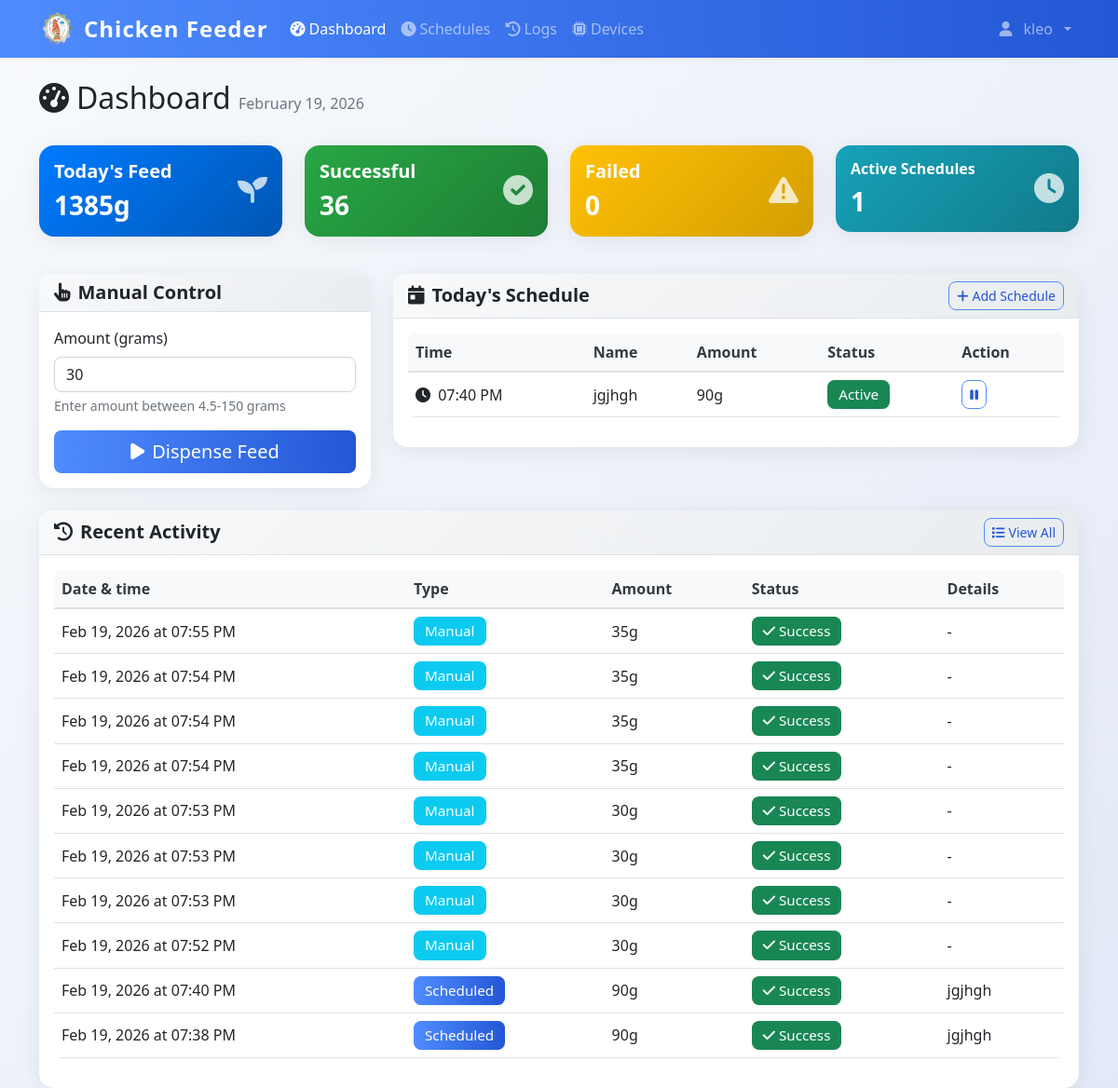
/dashboard (signed in), run on an earlier commit of the app's database.
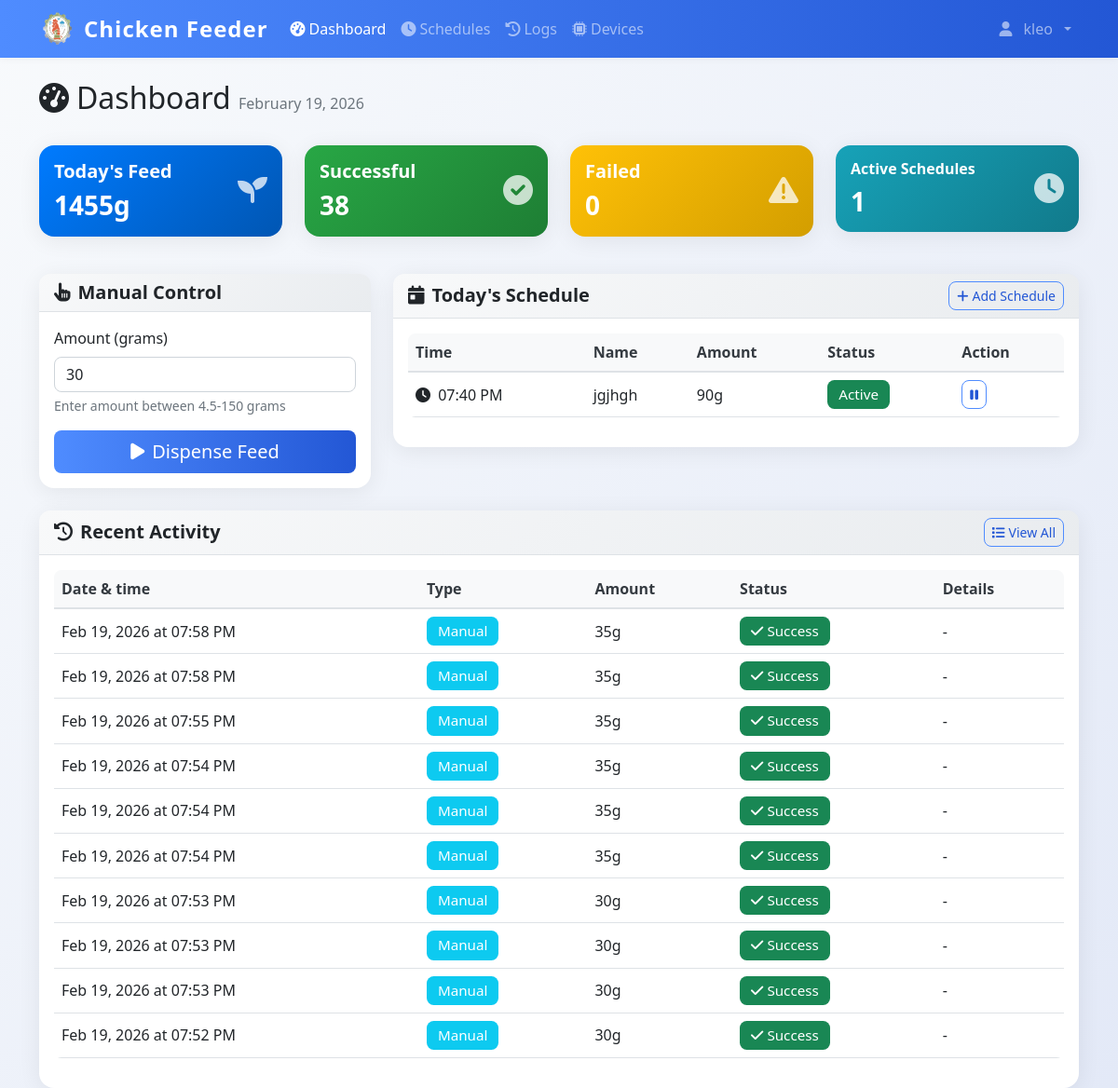
And on a later commit of the database.
### models.py (models this page shows)
class FeedSchedule(db.Model):
    id = db.Column(db.Integer, primary_key=True)
    name = db.Column(db.String(100), nullable=False)
    feed_time = db.Column(db.Time, nullable=False)
    amount_grams = db.Column(db.Integer, nullable=False)
    is_active = db.Column(db.Boolean, default=True)
    created_by = db.Column(db.Integer, db.ForeignKey('user.id'), nullable=False)
    created_at = db.Column(db.DateTime, default=datetime.now)
    user = db.relationship('User', backref=db.backref('schedules', lazy=True))

class DispenseLog(db.Model):
    id = db.Column(db.Integer, primary_key=True)
    timestamp = db.Column(db.DateTime, default=datetime.now, nullable=False)
    amount_grams = db.Column(db.Integer, nullable=False)
    trigger_type = db.Column(db.String(20), nullable=False)
    schedule_id = db.Column(db.Integer, db.ForeignKey('feed_schedule.id'), nullable=True)
    status = db.Column(db.String(20), default='success')
    error_message = db.Column(db.Text, nullable=True)
    image_path = db.Column(db.String(255), nullable=True)  # Path to captured feed image
    pellet_count = db.Column(db.Integer, nullable=True)  # Number of pellets detected in image
    grams_detected = db.Column(db.Float, nullable=True)  # Estimated grams of pellets in feeder
    grams_dispensed = db.Column(db.Integer, nullable=True)  # Actual amount dispensed by servo
    triggered_by = db.Column(db.Integer, db.ForeignKey('user.id'), nullable=True)
    schedule = db.relationship('FeedSchedule', backref=db.backref('dispense_logs', lazy=True))
    user = db.relationship('User', backref=db.backref('dispense_logs', lazy=True))

### app.py (the view)
@app.route('/dashboard', methods=['GET', 'POST'])
@login_required
def dashboard():
    from utils.model_utils import get_feed_ratio
    today_schedules = FeedSchedule.query.filter_by(created_by=current_user.id, is_active=True).order_by(FeedSchedule.feed_time).all()
    today_start = datetime.now().replace(hour=0, minute=0, second=0, microsecond=0)
    today_logs = DispenseLog.query.filter(
        DispenseLog.timestamp >= today_start,
        DispenseLog.triggered_by == current_user.id
    ).order_by(DispenseLog.timestamp.desc()).all()
    total_today = sum(log.amount_grams for log in today_logs if log.status == 'success')
    feed_config = get_feed_ratio()
    gps = feed_config.get('grams_per_second', 2.0)
    min_grams = max(1, round(0.1 * gps, 1))
    return render_template('dashboard.html',
                         schedules=today_schedules,
                         logs=today_logs,
                         total_today=total_today,
                         min_grams=min_grams)

### app.py (called while the page is built)
@login_manager.user_loader
def load_user(user_id):
    return db.session.get(User, int(user_id))

@app.context_processor
def inject_datetime():
    return {'datetime': datetime}

@app.before_request
def restrict_admin_from_user_pages():
    if current_user.is_authenticated and getattr(current_user, 'is_admin', False):
        if not request.path.startswith('/admin'):
            if not request.path.startswith('/static') and not request.path.startswith('/logout'):
                return redirect(url_for('admin.dashboard'))

### utils/model_utils.py (called while the page is built)
def get_feed_ratio():
    if not os.path.exists(CONFIG_PATH):
        return {'pellets': 150, 'grams': 6.0, 'grams_per_second': 2.0}
    with open(CONFIG_PATH, 'r') as f:
        data = json.load(f)
    if 'grams_per_second' not in data:
        data['grams_per_second'] = 2.0
    return data

### templates/dashboard.html (shortened to what the changed rows need)
{% extends "base.html" %}
{% block content %}
<div class="container mt-4">
    <div class="row mb-4">
    <div class="col">
        <h1 class="h2">
            <i class="fas fa-tachometer-alt me-2"></i>Dashboard
            <span class="text-muted fs-6">{{ datetime.now().strftime('%B %d, %Y') }}</span>
        </h1>
    </div>
</div>
<div class="row mb-4">
    <div class="col-md-3 mb-3">
        <div class="card bg-primary text-white">
            <div class="card-body">
                <div class="d-flex justify-content-between">
                    <div>
                        <h5 class="card-title">Today's Feed</h5>
                        <h3 class="mb-0" id="total-today">{{ total_today }}g</h3>
                    </div>
                </div>
            </div>
        </div>
    </div>
    <div class="col-md-3 mb-3">
        <div class="card bg-success text-white">
            <div class="card-body">
                <div class="d-flex justify-content-between">
                    <div>
                        <h5 class="card-title">Successful</h5>
                        <h3 class="mb-0" id="successful-today">{{ logs|selectattr('status', 'equalto', 'success')|list|length }}</h3>
                    </div>
                </div>
            </div>
        </div>
    </div>
</div>
<div class="row">
    <div class="col-lg-8 mb-4">
        <div class="card">
            <div class="card-body">
                {% if schedules %}
                <div class="table-responsive">
                    <table class="table table-hover">
                        <thead>
                            <tr>
                                <th>Time</th>
                                <th>Name</th>
                                <th>Amount</th>
                                <th>Status</th>
                                <th>Action</th>
                            </tr>
                        </thead>
                        <tbody>
                            {% for schedule in schedules %}
                            <tr>
                                <td>
                                    <i class="fas fa-clock me-1"></i>
                                    {{ schedule.feed_time.strftime('%I:%M %p') }}
                                </td>
                                <td>{{ schedule.name }}</td>
                                <td>{{ schedule.amount_grams }}g</td>
                                <td>
                                    {% if schedule.is_active %}
                                        <span class="badge bg-success">Active</span>
                                    {% else %}
                                        <span class="badge bg-secondary">Inactive</span>
                                    {% endif %}
                                </td>
                                <td>
                                    <button class="btn btn-sm btn-outline-primary"
                                            onclick="toggleSchedule({{ schedule.id }})">
                                        {% if schedule.is_active %}
                                            <i class="fas fa-pause"></i>
                                        {% else %}
                                            <i class="fas fa-play"></i>
                                        {% endif %}
                                    </button>
                                </td>
                            </tr>
                            {% endfor %}
                        </tbody>
                    </table>
                </div>
                {% endif %}
            </div>
        </div>
    </div>
</div>
<div class="row">
    <div class="col-12">
        <div class="card">
            <div class="card-body">
                {% if logs %}
                <div class="table-responsive">
                    <table class="table table-hover">
                        <thead>
                            <tr>
                                <th>Date &amp; time</th>
                                <th>Type</th>
                                <th>Amount</th>
                                <th>Status</th>
                                <th>Details</th>
                            </tr>
                        </thead>
                        <tbody>
                            {% for log in logs[:10] %}
                            <tr>
                                <td>
                                    {{ log.timestamp.strftime('%b %d, %Y at %I:%M %p') }}
                                </td>
                                <td>
                                    {% if log.trigger_type == 'manual' %}
                                        <span class="badge bg-info">Manual</span>
                                    {% else %}
                                        <span class="badge bg-primary">Scheduled</span>
                                    {% endif %}
                                </td>
                                <td>{{ log.amount_grams }}g</td>
                                <td>
                                    {% if log.status == 'success' %}
                                        <span class="badge bg-success">
                                            <i class="fas fa-check me-1"></i>Success
                                        </span>
                                    {% else %}
                                        <span class="badge bg-danger">
                                            <i class="fas fa-times me-1"></i>Failed
                                        </span>
                                    {% endif %}
                                </td>
                                <td style="max-width: 300px;">
                                    {% if log.schedule %}
                                        {{ log.schedule.name }}
                                    {% elif log.error_message %}
                                        <small class="text-danger" title="{{ log.error_message }}" style="cursor: help;">
                                            {{ log.error_message[:100] }}{% if log.error_message|length > 100 %}...{% endif %}
                                        </small>
                                    {% else %}
                                        -
                                    {% endif %}
                                </td>
                            </tr>
                            {% endfor %}
                        </tbody>
                    </table>
                </div>
                {% else %}
                <div class="text-center text-muted py-4">
                    <i class="fas fa-history fa-3x mb-3"></i>
                    <p>No activity today</p>
                </div>
                {% endif %}
            </div>
        </div>
    </div>
</div>
</div>
{% endblock %}

What changed in the data, as far as the page shows it:
no longer on this page (row unchanged): DispenseLog: timestamp "Feb 19, 2026 at 07:40 PM", trigger_type "Scheduled", amount_grams "90", status "success" (drawn), schedule.name "jgjhgh"
no longer on this page (row unchanged): DispenseLog: timestamp "Feb 19, 2026 at 07:38 PM", trigger_type "Scheduled", amount_grams "90", status "success" (drawn), schedule.name "jgjhgh"
added DispenseLog: timestamp "Feb 19, 2026 at 07:58 PM", trigger_type "Manual", amount_grams "35", status "success" (drawn)
added DispenseLog: timestamp "Feb 19, 2026 at 07:58 PM", trigger_type "Manual", amount_grams "35", status "success" (drawn)
Also different on the page:
{{ total_today }}: "1385" → "1455"
{{ logs|selectattr('status', 'equalto', 'success')|list|length }}: "36" → "38"
